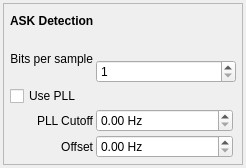
<?xml version="1.0" encoding="UTF-8"?>
<ui version="4.0">
 <class>AskControl</class>
 <widget class="QWidget" name="AskControl">
  <property name="geometry">
   <rect>
    <x>0</x>
    <y>0</y>
    <width>246</width>
    <height>168</height>
   </rect>
  </property>
  <property name="windowTitle">
   <string>Form</string>
  </property>
  <layout class="QGridLayout" name="gridLayout">
   <property name="leftMargin">
    <number>3</number>
   </property>
   <property name="topMargin">
    <number>3</number>
   </property>
   <property name="rightMargin">
    <number>3</number>
   </property>
   <property name="bottomMargin">
    <number>3</number>
   </property>
   <property name="spacing">
    <number>0</number>
   </property>
   <item row="0" column="0">
    <widget class="QFrame" name="frame">
     <property name="sizePolicy">
      <sizepolicy hsizetype="Preferred" vsizetype="Preferred">
       <horstretch>0</horstretch>
       <verstretch>0</verstretch>
      </sizepolicy>
     </property>
     <property name="frameShape">
      <enum>QFrame::StyledPanel</enum>
     </property>
     <property name="frameShadow">
      <enum>QFrame::Raised</enum>
     </property>
     <layout class="QGridLayout" name="gridLayout_2">
      <property name="leftMargin">
       <number>6</number>
      </property>
      <property name="topMargin">
       <number>6</number>
      </property>
      <property name="rightMargin">
       <number>6</number>
      </property>
      <property name="bottomMargin">
       <number>6</number>
      </property>
      <property name="spacing">
       <number>3</number>
      </property>
      <item row="5" column="1">
       <widget class="QLabel" name="label_3">
        <property name="text">
         <string>Offset</string>
        </property>
        <property name="alignment">
         <set>Qt::AlignRight|Qt::AlignTrailing|Qt::AlignVCenter</set>
        </property>
       </widget>
      </item>
      <item row="3" column="1">
       <widget class="QCheckBox" name="pllCheck">
        <property name="text">
         <string>Use PLL</string>
        </property>
       </widget>
      </item>
      <item row="0" column="1" colspan="2">
       <widget class="QLabel" name="label">
        <property name="text">
         <string>&lt;html&gt;&lt;head/&gt;&lt;body&gt;&lt;p&gt;&lt;span style=&quot; font-weight:600;&quot;&gt;ASK Detection&lt;/span&gt;&lt;/p&gt;&lt;/body&gt;&lt;/html&gt;</string>
        </property>
       </widget>
      </item>
      <item row="4" column="1">
       <widget class="QLabel" name="label_4">
        <property name="text">
         <string>PLL Cutoff</string>
        </property>
        <property name="alignment">
         <set>Qt::AlignRight|Qt::AlignTrailing|Qt::AlignVCenter</set>
        </property>
       </widget>
      </item>
      <item row="1" column="1" rowspan="2">
       <widget class="QLabel" name="label_2">
        <property name="text">
         <string>Bits per sample</string>
        </property>
        <property name="alignment">
         <set>Qt::AlignRight|Qt::AlignTrailing|Qt::AlignVCenter</set>
        </property>
       </widget>
      </item>
      <item row="2" column="2" colspan="2">
       <widget class="QSpinBox" name="bitsSpin">
        <property name="minimum">
         <number>1</number>
        </property>
        <property name="maximum">
         <number>8</number>
        </property>
       </widget>
      </item>
      <item row="4" column="2">
       <widget class="QDoubleSpinBox" name="pllCutoffSpin">
        <property name="sizePolicy">
         <sizepolicy hsizetype="Expanding" vsizetype="Fixed">
          <horstretch>0</horstretch>
          <verstretch>0</verstretch>
         </sizepolicy>
        </property>
        <property name="suffix">
         <string> Hz</string>
        </property>
        <property name="maximum">
         <double>9999999.990000000223517</double>
        </property>
       </widget>
      </item>
      <item row="5" column="2">
       <widget class="QDoubleSpinBox" name="pllOffsetSpin">
        <property name="prefix">
         <string/>
        </property>
        <property name="suffix">
         <string> Hz</string>
        </property>
       </widget>
      </item>
     </layout>
    </widget>
   </item>
  </layout>
 </widget>
 <resources/>
 <connections/>
</ui>
